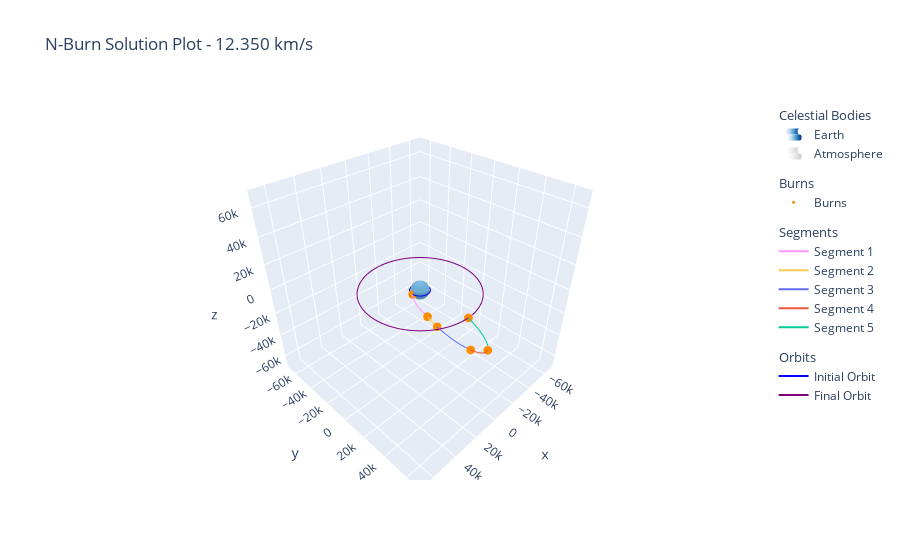

Source (notebook cell):
### Code cell
solution_fig = go.Figure()

plot_earth(
    figure=solution_fig,
    atmosphere=True
)

plot_solution(
    figure=solution_fig,
    solution=solution,
    propagator=propagator
)

solution_fig.show()

### Figure 1 — Plotly figure (JSON) as saved in the notebook; plotly's stock layout.template omitted (floating-point values rounded to 4 significant figures; data arrays with more than 128 entries replaced by an {"elided": "..."} marker saying what was removed)
{"data": [{"colorscale": [[0, "rgb(247,251,255)"], [0.125, "rgb(222,235,247)"], [0.25, "rgb(198,219,239)"], [0.375, "rgb(158,202,225)"], [0.5, "rgb(107,174,214)"], [0.625, "rgb(66,146,198)"], [0.75, "rgb(33,113,181)"], [0.875, "rgb(8,81,156)"], [1, "rgb(8,48,107)"]], "hoverinfo": "none", "legendgroup": "bodies", "legendgrouptitle": {"text": "Celestial Bodies"}, "name": "Earth", "showlegend": true, "showscale": false, "surfacecolor": {"elided": "100x50 float values"}, "type": "surface", "x": {"elided": "100x50 float values"}, "y": {"elided": "100x50 float values"}, "z": {"elided": "100x50 float values"}}, {"colorscale": [[0, "rgb(255,255,255)"], [0.125, "rgb(240,240,240)"], [0.25, "rgb(217,217,217)"], [0.375, "rgb(189,189,189)"], [0.5, "rgb(150,150,150)"], [0.625, "rgb(115,115,115)"], [0.75, "rgb(82,82,82)"], [0.875, "rgb(37,37,37)"], [1, "rgb(0,0,0)"]], "hoverinfo": "none", "legendgroup": "bodies", "legendgrouptitle": {"text": "Celestial Bodies"}, "name": "Atmosphere", "opacity": 0.2, "showlegend": true, "showscale": false, "surfacecolor": {"elided": "100x50 float values"}, "type": "surface", "x": {"elided": "100x50 float values"}, "y": {"elided": "100x50 float values"}, "z": {"elided": "100x50 float values"}}, {"hovertemplate": "<b>Time</b>: 0 s<br><b>Position</b>: [7000.000, 0.000, 0.000] km<br><b>Delta-V</b>: [7.088, -0.233, 0.005] km/s<extra></extra>", "legendgroup": "burns", "legendgrouptitle": {"text": "Burns"}, "marker": {"color": "darkorange", "size": 3}, "mode": "markers", "name": "Burns", "showlegend": true, "type": "scatter3d", "x": [7000], "y": [0], "z": [0]}, {"hovertemplate": "<b>Time</b>: 4334.889492050211 s<br><b>Position</b>: [16982.704, 23437.512, 15.201] km<br><b>Delta-V</b>: [0.433, -0.207, -0.010] km/s<extra></extra>", "legendgroup": "burns", "legendgrouptitle": {"text": "Burns"}, "marker": {"color": "darkorange", "size": 3}, "mode": "markers", "showlegend": false, "type": "scatter3d", "x": [16980.0], "y": [23440.0], "z": [15.2]}, {"hovertemplate": "<b>Time</b>: 7575.29965646308 s<br><b>Position</b>: [19823.213, 34394.970, -7.931] km<br><b>Delta-V</b>: [0.000, -0.000, 0.000] km/s<extra></extra>", "legendgroup": "burns", "legendgrouptitle": {"text": "Burns"}, "marker": {"color": "darkorange", "size": 3}, "mode": "markers", "showlegend": false, "type": "scatter3d", "x": [19820.0], "y": [34390.0], "z": [-7.931]}, {"hovertemplate": "<b>Time</b>: 21989.72999519899 s<br><b>Position</b>: [21207.821, 61721.715, -93.529] km<br><b>Delta-V</b>: [0.037, -0.010, 0.010] km/s<extra></extra>", "legendgroup": "burns", "legendgrouptitle": {"text": "Burns"}, "marker": {"color": "darkorange", "size": 3}, "mode": "markers", "showlegend": false, "type": "scatter3d", "x": [21210.0], "y": [61720.0], "z": [-93.53]}, {"hovertemplate": "<b>Time</b>: 38607.48725570012 s<br><b>Position</b>: [14701.817, 68785.216, 0.000] km<br><b>Delta-V</b>: [0.022, 0.006, -0.006] km/s<extra></extra>", "legendgroup": "burns", "legendgrouptitle": {"text": "Burns"}, "marker": {"color": "darkorange", "size": 3}, "mode": "markers", "showlegend": false, "type": "scatter3d", "x": [14700.0], "y": [68790.0], "z": [0]}, {"hovertemplate": "<b>Time</b>: 60000.0 s<br><b>Position</b>: [0.000, 42164.000, 0.000] km<br><b>Delta-V</b>: [3.867, 2.697, 0.000] km/s<extra></extra>", "legendgroup": "burns", "legendgrouptitle": {"text": "Burns"}, "marker": {"color": "darkorange", "size": 3}, "mode": "markers", "showlegend": false, "type": "scatter3d", "x": [0], "y": [42164], "z": [0]}, {"customdata": {"elided": "64x4 float values"}, "hovertemplate": "<b>Time</b>: %{customdata[0]} s<br><b>Position</b>: [%{x:.3f}, %{y:.3f}, %{z:.3f}] km<br><b>Velocity</b>: [%{customdata[1]:.3f}, %{customdata[2]:.3f}, %{customdata[3]:.3f}] km/s<extra></extra>", "legendgroup": "segments", "legendgrouptitle": {"text": "Segments"}, "marker": {"size": 3}, "mode": "lines", "name": "Segment 1", "showlegend": true, "type": "scatter3d", "x": [7000, 7000.0, 7000.0, 7003.0, 7025.0, 7102.0, 7204.0, 7320.0, 7448.0, 7584.0, 7729.0, 7880.0, 8037.0, 8199.0, 8366.0, 8537.0, 8711.0, 8888.0, 9067.0, 9248.0, 9431.0, 9615.0, 9799.0, 9985.0, 10170.0, 10360.0, 10540.0, 10730.0, 10920.0, 11100.0, 11290.0, 11480.0, 11670.0, 11850.0, 12040.0, 12220.0, 12410.0, 12600.0, 12780.0, 12960.0, 13150.0, 13330.0, 13510.0, 13700.0, 13880.0, 14060.0, 14240.0, 14410.0, 14590.0, 14770.0, 14940.0, 15110.0, 15280.0, 15450.0, 15620.0, 15780.0, 15940.0, 16100.0, 16260.0, 16420.0, 16570.0, 16720.0, 16860.0, 16980.0], "y": [0, 0.02339, 0.2573, 2.597, 25.99, 106.4, 213.6, 338.8, 478.8, 631.8, 797.1, 973.9, 1162.0, 1361.0, 1570.0, 1789.0, 2019.0, 2258.0, 2506.0, 2763.0, 3029.0, 3304.0, 3587.0, 3878.0, 4177.0, 4484.0, 4800.0, 5124.0, 5456.0, 5797.0, 6146.0, 6504.0, 6870.0, 7246.0, 7630.0, 8024.0, 8428.0, 8840.0, 9263.0, 9696.0, 10140.0, 10590.0, 11050.0, 11530.0, 12010.0, 12510.0, 13020.0, 13540.0, 14070.0, 14610.0, 15160.0, 15730.0, 16310.0, 16900.0, 17500.0, 18120.0, 18750.0, 19390.0, 20050.0, 20720.0, 21400.0, 22100.0, 22810.0, 23440.0], "z": [0, 1.517e-05, 0.0001669, 0.001684, 0.01686, 0.06899, 0.1385, 0.2197, 0.3105, 0.4098, 0.517, 0.6316, 0.7535, 0.8825, 1.018, 1.161, 1.309, 1.464, 1.625, 1.792, 1.965, 2.143, 2.326, 2.515, 2.709, 2.909, 3.113, 3.323, 3.539, 3.76, 3.986, 4.218, 4.456, 4.7, 4.949, 5.204, 5.466, 5.734, 6.008, 6.289, 6.576, 6.87, 7.17, 7.478, 7.792, 8.114, 8.443, 8.78, 9.124, 9.475, 9.835, 10.2, 10.58, 10.96, 11.35, 11.75, 12.16, 12.58, 13.0, 13.44, 13.88, 14.33, 14.79, 15.2]}, {"customdata": [[4335.0, 1.217, 3.889, -0.006973], [4335.0, 1.217, 3.889, -0.006973], [4335.0, 1.217, 3.889, -0.006973], [4337.0, 1.216, 3.888, -0.006973], [4359.0, 1.21, 3.88, -0.006979], [4529.0, 1.164, 3.816, -0.007018], [4703.0, 1.12, 3.753, -0.007051], [4881.0, 1.077, 3.691, -0.007081], [5064.0, 1.035, 3.63, -0.007107], [5252.0, 0.9939, 3.569, -0.007128], [5443.0, 0.9543, 3.51, -0.007146], [5637.0, 0.9161, 3.451, -0.00716], [5834.0, 0.8792, 3.394, -0.00717], [6032.0, 0.844, 3.339, -0.007177], [6228.0, 0.8104, 3.286, -0.007182], [6421.0, 0.779, 3.235, -0.007183], [6605.0, 0.7502, 3.188, -0.007183], [6784.0, 0.7234, 3.144, -0.007181], [6987.0, 0.694, 3.095, -0.007176], [7212.0, 0.6629, 3.042, -0.007169], [7458.0, 0.6304, 2.987, -0.007159], [7575.0, 0.6153, 2.961, -0.007153]], "hovertemplate": "<b>Time</b>: %{customdata[0]} s<br><b>Position</b>: [%{x:.3f}, %{y:.3f}, %{z:.3f}] km<br><b>Velocity</b>: [%{customdata[1]:.3f}, %{customdata[2]:.3f}, %{customdata[3]:.3f}] km/s<extra></extra>", "legendgroup": "segments", "legendgrouptitle": {"text": "Segments"}, "marker": {"size": 3}, "mode": "lines", "name": "Segment 2", "showlegend": true, "type": "scatter3d", "x": [16980.0, 16980.0, 16980.0, 16990.0, 17010.0, 17210.0, 17410.0, 17610.0, 17800.0, 17990.0, 18180.0, 18360.0, 18540.0, 18710.0, 18870.0, 19020.0, 19160.0, 19290.0, 19440.0, 19590.0, 19750.0, 19820.0], "y": [23440.0, 23440.0, 23440.0, 23450.0, 23530.0, 24190.0, 24840.0, 25510.0, 26180.0, 26850.0, 27530.0, 28210.0, 28880.0, 29540.0, 30200.0, 30820.0, 31420.0, 31980.0, 32610.0, 33300.0, 34050.0, 34390.0], "z": [15.2, 15.2, 15.2, 15.18, 15.03, 13.84, 12.62, 11.36, 10.06, 8.726, 7.362, 5.971, 4.562, 3.144, 1.732, 0.3473, -0.9753, -2.257, -3.714, -5.328, -7.09, -7.931]}, {"customdata": {"elided": "33x4 float values"}, "hovertemplate": "<b>Time</b>: %{customdata[0]} s<br><b>Position</b>: [%{x:.3f}, %{y:.3f}, %{z:.3f}] km<br><b>Velocity</b>: [%{customdata[1]:.3f}, %{customdata[2]:.3f}, %{customdata[3]:.3f}] km/s<extra></extra>", "legendgroup": "segments", "legendgrouptitle": {"text": "Segments"}, "marker": {"size": 3}, "mode": "lines", "name": "Segment 3", "showlegend": true, "type": "scatter3d", "x": [19820.0, 19820.0, 19820.0, 19820.0, 19840.0, 19960.0, 20130.0, 20290.0, 20460.0, 20620.0, 20780.0, 20930.0, 21070.0, 21210.0, 21340.0, 21460.0, 21570.0, 21660.0, 21750.0, 21820.0, 21870.0, 21920.0, 21940.0, 21950.0, 21940.0, 21910.0, 21870.0, 21800.0, 21700.0, 21590.0, 21440.0, 21280.0, 21210.0], "y": [34390.0, 34400.0, 34400.0, 34400.0, 34460.0, 35050.0, 35900.0, 36780.0, 37690.0, 38630.0, 39590.0, 40570.0, 41560.0, 42580.0, 43600.0, 44640.0, 45690.0, 46740.0, 47800.0, 48870.0, 49940.0, 51020.0, 52090.0, 53160.0, 54230.0, 55290.0, 56350.0, 57390.0, 58420.0, 59430.0, 60410.0, 61370.0, 61720.0], "z": [-7.931, -7.932, -7.933, -7.946, -8.081, -9.421, -11.39, -13.47, -15.67, -17.97, -20.38, -22.88, -25.49, -28.18, -30.98, -33.86, -36.84, -39.91, -43.07, -46.32, -49.67, -53.1, -56.62, -60.23, -63.92, -67.7, -71.57, -75.52, -79.54, -83.62, -87.75, -91.93, -93.53]}, {"customdata": [[21990.0, -0.1905, 1.097, 0.004959], [21990.0, -0.1905, 1.097, 0.004959], [21990.0, -0.1905, 1.097, 0.004959], [21990.0, -0.1906, 1.097, 0.00496], [22030.0, -0.1916, 1.094, 0.004964], [22340.0, -0.2011, 1.066, 0.005006], [23170.0, -0.2254, 0.9942, 0.005109], [24020.0, -0.249, 0.9224, 0.005206], [24880.0, -0.2723, 0.8501, 0.005297], [25770.0, -0.2951, 0.7776, 0.005383], [26660.0, -0.3174, 0.7049, 0.005462], [27570.0, -0.3392, 0.6322, 0.005535], [28490.0, -0.3605, 0.5596, 0.005602], [29420.0, -0.3812, 0.4872, 0.005662], [30350.0, -0.4012, 0.4152, 0.005717], [31280.0, -0.4206, 0.3437, 0.005765], [32200.0, -0.4394, 0.2726, 0.005807], [33120.0, -0.4576, 0.2021, 0.005843], [34030.0, -0.4751, 0.1322, 0.005873], [34940.0, -0.492, 0.06276, 0.005898], [35830.0, -0.5084, -0.00609, 0.005917], [36720.0, -0.5241, -0.07441, 0.00593], [37600.0, -0.5396, -0.1432, 0.005939], [38500.0, -0.5548, -0.2131, 0.005942], [38610.0, -0.5567, -0.2219, 0.005942]], "hovertemplate": "<b>Time</b>: %{customdata[0]} s<br><b>Position</b>: [%{x:.3f}, %{y:.3f}, %{z:.3f}] km<br><b>Velocity</b>: [%{customdata[1]:.3f}, %{customdata[2]:.3f}, %{customdata[3]:.3f}] km/s<extra></extra>", "legendgroup": "segments", "legendgrouptitle": {"text": "Segments"}, "marker": {"size": 3}, "mode": "lines", "name": "Segment 4", "showlegend": true, "type": "scatter3d", "x": [21210.0, 21210.0, 21210.0, 21210.0, 21200.0, 21140.0, 20960.0, 20760.0, 20540.0, 20290.0, 20010.0, 19710.0, 19390.0, 19050.0, 18680.0, 18300.0, 17900.0, 17490.0, 17070.0, 16630.0, 16180.0, 15720.0, 15250.0, 14760.0, 14700.0], "y": [61720.0, 61720.0, 61720.0, 61730.0, 61760.0, 62100.0, 62960.0, 63770.0, 64530.0, 65250.0, 65920.0, 66530.0, 67080.0, 67560.0, 67980.0, 68330.0, 68620.0, 68830.0, 68990.0, 69070.0, 69100.0, 69060.0, 68970.0, 68810.0, 68790.0], "z": [-93.53, -93.53, -93.53, -93.51, -93.35, -91.77, -87.57, -83.21, -78.67, -73.96, -69.08, -64.08, -58.96, -53.74, -48.46, -43.13, -37.78, -32.42, -27.07, -21.75, -16.46, -11.22, -5.965, -0.6682, 3.145e-09]}, {"customdata": {"elided": "37x4 float values"}, "hovertemplate": "<b>Time</b>: %{customdata[0]} s<br><b>Position</b>: [%{x:.3f}, %{y:.3f}, %{z:.3f}] km<br><b>Velocity</b>: [%{customdata[1]:.3f}, %{customdata[2]:.3f}, %{customdata[3]:.3f}] km/s<extra></extra>", "legendgroup": "segments", "legendgrouptitle": {"text": "Segments"}, "marker": {"size": 3}, "mode": "lines", "name": "Segment 5", "showlegend": true, "type": "scatter3d", "x": [14700.0, 14700.0, 14700.0, 14700.0, 14680.0, 14510.0, 14020.0, 13500.0, 12970.0, 12420.0, 11850.0, 11270.0, 10680.0, 10080.0, 9469.0, 8856.0, 8244.0, 7636.0, 7037.0, 6450.0, 5879.0, 5324.0, 4788.0, 4272.0, 3776.0, 3303.0, 2854.0, 2428.0, 2029.0, 1656.0, 1309.0, 990.0, 697.6, 460.1, 248.9, 67.74, -2.789e-07], "y": [68790.0, 68790.0, 68790.0, 68780.0, 68780.0, 68700.0, 68450.0, 68130.0, 67730.0, 67270.0, 66720.0, 66110.0, 65410.0, 64650.0, 63810.0, 62900.0, 61930.0, 60910.0, 59840.0, 58740.0, 57610.0, 56450.0, 55290.0, 54120.0, 52940.0, 51780.0, 50630.0, 49500.0, 48400.0, 47340.0, 46320.0, 45350.0, 44440.0, 43690.0, 43000.0, 42390.0, 42160.0], "z": [0, 0, 0, 0, 0, 0, 0, 0, 0, 0, 0, 0, 0, 0, 0, 0, 0, 0, 0, 0, 0, 0, 0, 0, 0, 0, 0, 0, 0, 0, 0, 0, 0, 0, 0, 0, 0]}, {"customdata": {"elided": "187x4 float values"}, "hovertemplate": "<b>Time</b>: %{customdata[0]} s<br><b>Position</b>: [%{x:.3f}, %{y:.3f}, %{z:.3f}] km<br><b>Velocity</b>: [%{customdata[1]:.3f}, %{customdata[2]:.3f}, %{customdata[3]:.3f}] km/s<extra></extra>", "legendgroup": "orbits", "legendgrouptitle": {"text": "Orbits"}, "marker": {"color": "blue", "size": 3}, "mode": "lines", "name": "Initial Orbit", "showlegend": true, "type": "scatter3d", "x": {"elided": "187 float values"}, "y": {"elided": "187 float values"}, "z": {"elided": "187 int values"}}, {"customdata": {"elided": "187x4 float values"}, "hovertemplate": "<b>Time</b>: %{customdata[0]} s<br><b>Position</b>: [%{x:.3f}, %{y:.3f}, %{z:.3f}] km<br><b>Velocity</b>: [%{customdata[1]:.3f}, %{customdata[2]:.3f}, %{customdata[3]:.3f}] km/s<extra></extra>", "legendgroup": "orbits", "legendgrouptitle": {"text": "Orbits"}, "marker": {"color": "purple", "size": 3}, "mode": "lines", "name": "Final Orbit", "showlegend": true, "type": "scatter3d", "x": {"elided": "187 float values"}, "y": {"elided": "187 float values"}, "z": {"elided": "187 int values"}}], "layout": {"autosize": true, "scene": {"aspectmode": "cube", "xaxis": {"range": [-71070.0, 71070.0]}, "yaxis": {"range": [-71070.0, 71070.0]}, "zaxis": {"range": [-71070.0, 71070.0]}}, "title": {"text": "N-Burn Solution Plot - 12.350 km/s"}}}
